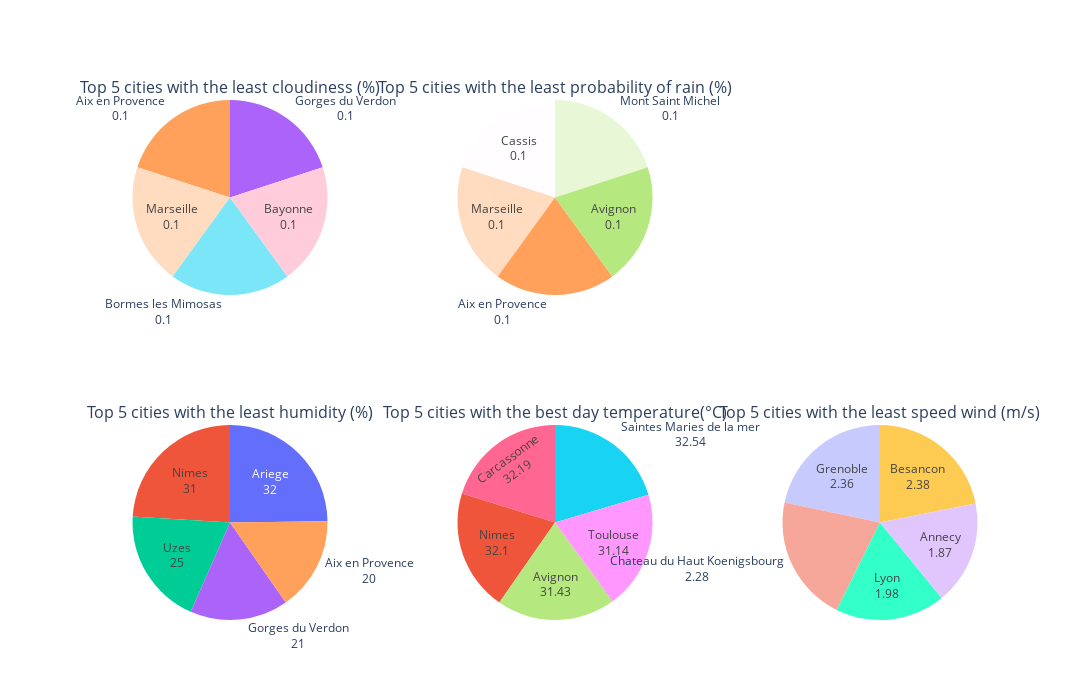

Here is the notebook cell this chart was saved with:
### Code cell
# Determine what are the best 5 cities destination
import plotly.graph_objects as go
from plotly.subplots import make_subplots

fig = make_subplots(rows=2, 
                    cols=3, 
                    start_cell="bottom-left",
                    specs=[[{"type": "domain"}, {"type": "domain"},{"type": "domain"}], 
                    [{"type": "domain"},{"type": "domain"},{"type": "domain"}]],
                    subplot_titles=("Top 5 cities with the least humidity (%)", 
                                    "Top 5 cities with the best day temperature(°C)", 
                                    "Top 5 cities with the least speed wind (m/s)",
                                    "Top 5 cities with the least cloudiness (%)",
                                    "Top 5 cities with the least probability of rain (%)"))

fig.add_trace(go.Pie(
    labels=df.sort_values(by=['Humidity']).head(5)["name"],
    values=df.sort_values(by=['Humidity']).head(5)["Humidity"],
    textinfo="label+value"),
    row=1, col=1
)

fig.add_trace(go.Pie(
    labels=df.sort_values(by=['Temperature_avg'], ascending=False).head(5)["name"],
    values=df.sort_values(by=['Temperature_avg'], ascending=False).head(5)["Temperature_avg"],
    textinfo="label+value"),
    row=1, col=2
)

fig.add_trace(go.Pie(
    labels=df.sort_values(by=['Wind_speed']).head(5)["name"],
    values=df.sort_values(by=['Wind_speed']).head(5)["Wind_speed"],
    textinfo="label+value"),
    row=1, col=3
)

# Ajouter une petite valeur à toutes les valeurs de la catégorie "Cloudiness"
df['Cloudiness_adjusted'] = df['Cloudiness'] + 0.1

fig.add_trace(go.Pie(
    labels=df.sort_values(by=['Cloudiness_adjusted']).head(5)["name"],
    values=df.sort_values(by=['Cloudiness_adjusted']).head(5)["Cloudiness_adjusted"],
    textinfo="label+value"),
    row=2, col=1
)

# Ajouter une petite valeur à toutes les valeurs de la catégorie "Precipitation_prob"
df['Precipitation_prob_adjusted'] = df['Precipitation_prob'] + 0.1

fig.add_trace(go.Pie(
    labels=df.sort_values(by=['Precipitation_prob_adjusted']).head(5)["name"],
    values=df.sort_values(by=['Precipitation_prob_adjusted']).head(5)["Precipitation_prob_adjusted"],
    textinfo="label+value"),
    row=2, col=2
)

fig.update_layout(
    # title='Top 5 cities with the least humidity',
    height=700, 
    width=1400,
    showlegend=False
)

fig.show()

### Figure 1 — Plotly figure (JSON) as saved in the notebook; plotly's stock layout.template omitted (floating-point values rounded to 4 significant figures)
{"data": [{"domain": {"x": [0, 0.2889], "y": [0, 0.375]}, "labels": ["Aix en Provence", "Gorges du Verdon", "Uzes", "Nimes", "Ariege"], "textinfo": "label+value", "type": "pie", "values": [20, 21, 25, 31, 32]}, {"domain": {"x": [0.3556, 0.6444], "y": [0, 0.375]}, "labels": ["Saintes Maries de la mer", "Carcassonne", "Nimes", "Avignon", "Toulouse"], "textinfo": "label+value", "type": "pie", "values": [32.54, 32.19, 32.1, 31.43, 31.14]}, {"domain": {"x": [0.7111, 1], "y": [0, 0.375]}, "labels": ["Annecy", "Lyon", "Chateau du Haut Koenigsbourg", "Grenoble", "Besancon"], "textinfo": "label+value", "type": "pie", "values": [1.87, 1.98, 2.28, 2.36, 2.38]}, {"domain": {"x": [0, 0.2889], "y": [0.625, 1]}, "labels": ["Gorges du Verdon", "Aix en Provence", "Marseille", "Bormes les Mimosas", "Bayonne"], "textinfo": "label+value", "type": "pie", "values": [0.1, 0.1, 0.1, 0.1, 0.1]}, {"domain": {"x": [0.3556, 0.6444], "y": [0.625, 1]}, "labels": ["Mont Saint Michel", "Cassis", "Marseille", "Aix en Provence", "Avignon"], "textinfo": "label+value", "type": "pie", "values": [0.1, 0.1, 0.1, 0.1, 0.1]}], "layout": {"annotations": [{"font": {"size": 16}, "showarrow": false, "text": "Top 5 cities with the least humidity (%)", "x": 0.1444, "xanchor": "center", "xref": "paper", "y": 0.375, "yanchor": "bottom", "yref": "paper"}, {"font": {"size": 16}, "showarrow": false, "text": "Top 5 cities with the best day temperature(°C)", "x": 0.5, "xanchor": "center", "xref": "paper", "y": 0.375, "yanchor": "bottom", "yref": "paper"}, {"font": {"size": 16}, "showarrow": false, "text": "Top 5 cities with the least speed wind (m/s)", "x": 0.8556, "xanchor": "center", "xref": "paper", "y": 0.375, "yanchor": "bottom", "yref": "paper"}, {"font": {"size": 16}, "showarrow": false, "text": "Top 5 cities with the least cloudiness (%)", "x": 0.1444, "xanchor": "center", "xref": "paper", "y": 1, "yanchor": "bottom", "yref": "paper"}, {"font": {"size": 16}, "showarrow": false, "text": "Top 5 cities with the least probability of rain (%)", "x": 0.5, "xanchor": "center", "xref": "paper", "y": 1, "yanchor": "bottom", "yref": "paper"}], "height": 700, "showlegend": false, "width": 1400}}
